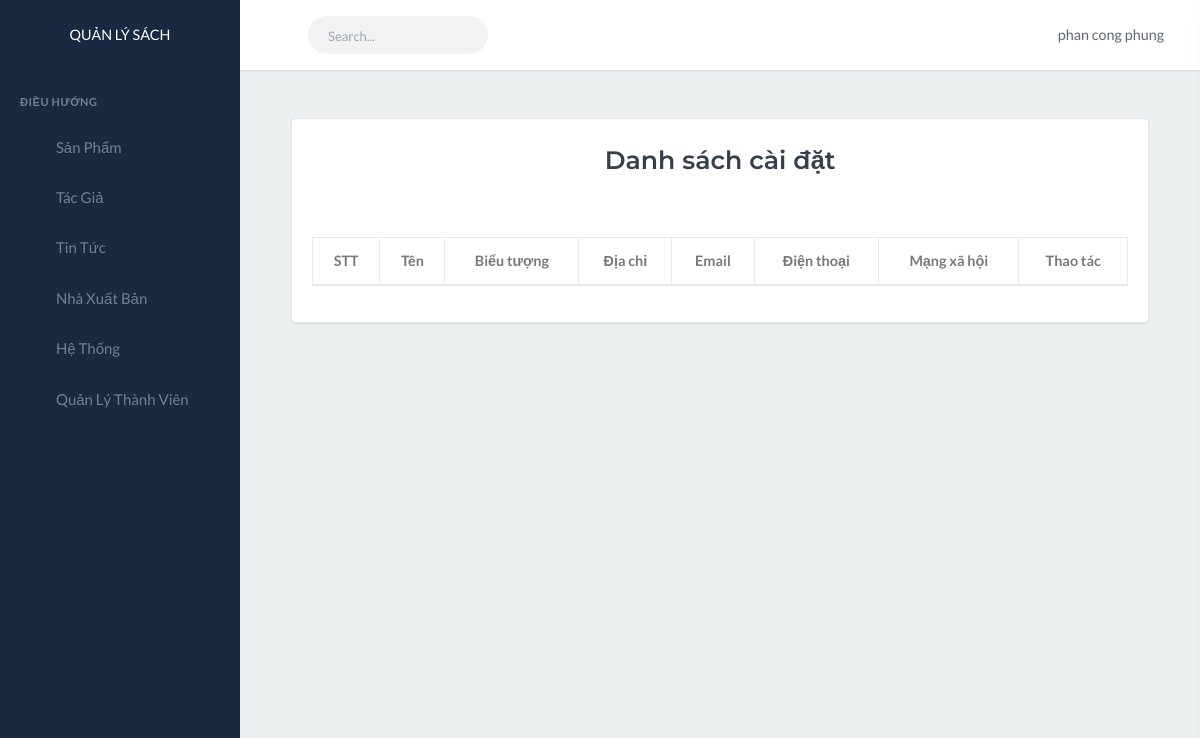
/?action=admin-setting (signed in), run on an earlier commit of the app's database.
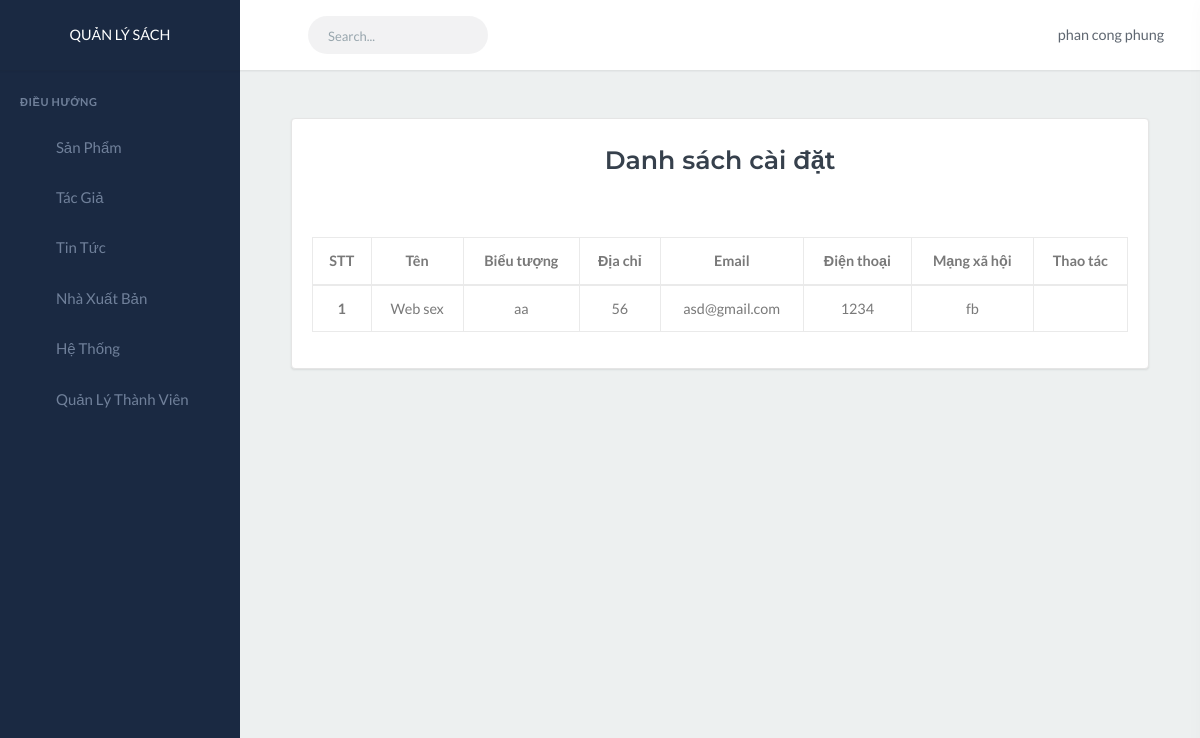
And on a later commit of the database.
### tables this page shows
CREATE TABLE `setting` (
  `id` int(9) NOT NULL,
  `name` varchar(255) NOT NULL,
  `logo` varchar(255) NOT NULL,
  `company` varchar(255) NOT NULL,
  `address` varchar(255) NOT NULL,
  `email` varchar(255) NOT NULL,
  `phone` varchar(255) NOT NULL,
  `social` varchar(255) NOT NULL,
  `created_at` datetime NOT NULL,
  `updated_at` datetime NOT NULL
);

### views/admin/AdminView.php (called while the page is built, shortened)
<?php
class AdminView
{
    public function setting($settingItem)
    {
        require_once("templates/admin/settings/index.php");
    }
}

### controllers/AdminController.php (called while the page is built, shortened)
<?php
class AdminController
{
    public function setting()
    {
        $settingModel = new SettingModel();
        $settingItem = $settingModel->getAllSetting();
        require_once('views/admin/AdminView.php');
        $loginView = new AdminView();
        $loginView->setting($settingItem);
    }
}

### models/SettingModel.php (called while the page is built, shortened)
<?php
class SettingModel
{
    public function getAllSetting()
    {
        $conn = mysqli_connect('localhost', 'root', '', 'qlbansach');
        mysqli_set_charset($conn, "utf8");
        $result = $conn->query("SELECT * FROM setting");
        $settings = array();
        if ($result->num_rows > 0) {
            while ($setting = mysqli_fetch_assoc($result)) {
                $settings[] = $setting;
            };
        }
        return $settings;
    }
}

### templates/admin/settings/index.php (the view, shortened to what this page needs)
<?php include('templates/admin/layouts/header.php'); ?>
<div class="content-page">
    <div class="content">
        <div class="row">
            <div class="col-12 mx-auto p-5">
                <div class="card">
                    <div class="card-title text-center p-3 mx-auto">
                        <h3 class="font-weight-bold"> Danh sách cài đặt</h3>
                    </div>
                    <div class="card-body">
                        <table class="table table-bordered">
                            <thead>
                                <tr>
                                    <th scope="col" class="text-center">STT</th>
                                    <th scope="col" class="text-center">Tên</th>
                                    <th scope="col" class="text-center">Biểu tượng</th>
                                    <th scope="col" class="text-center">Địa chỉ</th>
                                    <th scope="col" class="text-center">Email</th>
                                    <th scope="col" class="text-center">Điện thoại</th>
                                    <th scope="col" class="text-center">Mạng xã hội</th>
                                    <th scope="col" class="text-center">Thao tác</th>
                                </tr>
                            </thead>
                            <tbody>
                                <?php
                                $num = 1;
                                foreach ($settingItem as $item) :?>
                                    <tr>
                                        <th scope="row" class="text-center"><?= $num++ ?></th>
                                        <td class="text-center"><?= $item['name'] ?></td>
                                        <td class="text-center"><?= $item['logo'] ?></td>
                                        <td class="text-center"><?= $item['address'] ?></td>
                                        <td class="text-center"><?= $item['email'] ?></td>
                                        <td class="text-center"><?= $item['phone'] ?></td>
                                        <td class="text-center"><?= $item['social'] ?></td>
                                        <td class="text-center">
                                            <a href="?action=admin-edit-setting&edid=<?= $item['id'] ?>"><i class="fa fa-edit" aria-hidden="true"></i></a>
                                            <a onclick="return confirm('Bạn có muốn xóa?')" href="templates/admin/settings/deleteSetting.php?sdid=<?= $item['id'] ?>"><i class="fa fa-trash" aria-hidden="true"></i></a>
                                        </td>
                                    </tr>
                                <?php endforeach; ?>
                            </tbody>
                        </table>
                    </div>
                </div>
            </div>
        </div>
    </div>
</div>
<?php include_once('templates/admin/layouts/footer.php'); ?>

What changed in the data, as far as the page shows it:
added setting: name "Web sex", logo "aa", address "56", email "asd@gmail.com", phone "1234", social "fb"
